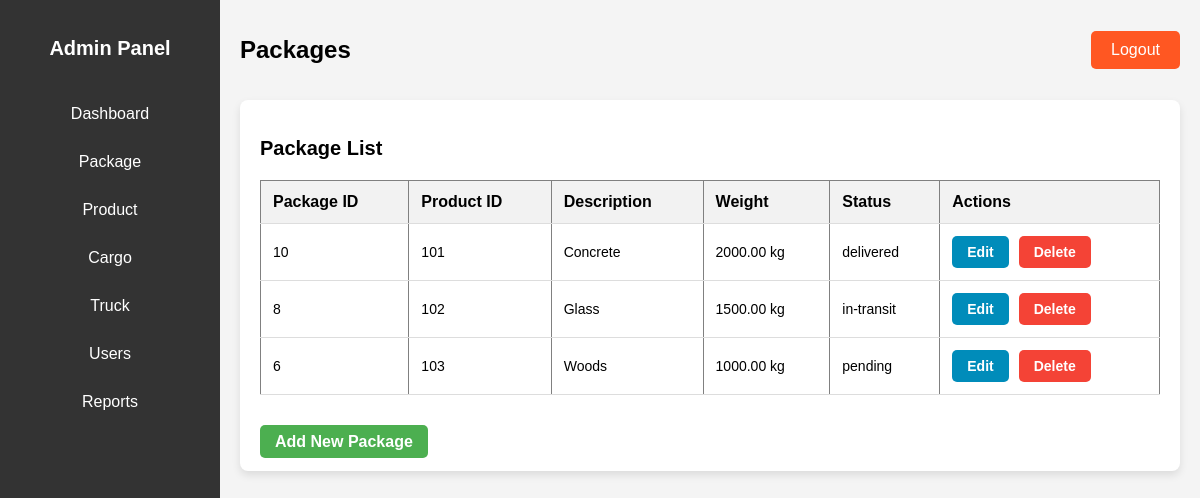
/package.php, run on the app's committed database.
### tables this page shows
CREATE TABLE `packages` (
  `package_id` int(11) NOT NULL,
  `customer_id` int(11) NOT NULL,
  `product_id` int(11) NOT NULL,
  `weight` decimal(10,2) NOT NULL,
  `status` enum('pending','in-transit','delivered') DEFAULT 'pending',
  `description` varchar(255) NOT NULL
);

### package.php (the view, shortened to what this page needs)
<?php
include 'config.php';
$sql = "SELECT * FROM packages";
$result = mysqli_query($conn, $sql);
?>
<!DOCTYPE html>
<html lang="en">
<head>
</head>
<body>
    <div class="dashboard-container">
        <div class="sidebar">
            <h2>Admin Panel</h2>
            <ul class="sidebar-links">
                <li><a href="admin_dashboard.php">Dashboard</a></li>
                <li><a href="package.php">Package</a></li>
                <li><a href="product.php">Product</a></li>
                <li><a href="cargo.php">Cargo</a></li>
                <li><a href="truck.php">Truck</a></li>
                <li><a href="users.php">Users</a></li>
                <li><a href="reports.php">Reports</a></li>
            </ul>
        </div>
        <div class="main-content">
            <header>
                <h1>Packages</h1>
                <a href="index.php" class="logout-btn">Logout</a>
            </header>
            <div class="dashboard-main-container">
                <h2>Package List</h2>
                <div class="table-container">
                    <table border="1">
                        <tr>
                            <th>Package ID</th>
                            <th>Product ID</th>
                            <th>Description</th>
                            <th>Weight</th>
                            <th>Status</th>
                            <th>Actions</th>
                        </tr>
                        <?php while ($row = mysqli_fetch_assoc($result)): ?>
                            <tr>
                                <td><?php echo $row['package_id']; ?></td>
                                <td><?php echo $row['product_id']; ?></td>
                                <td><?php echo $row['description']; ?></td>
                                <td><?php echo $row['weight']; ?> kg</td>
                                <td><?php echo $row['status']; ?></td>
                                <td>
                                    <div class="action-buttons">
                                        <a href="edit_package.php?id=<?php echo $row['package_id']; ?>" class="btn edit-btn">Edit</a>
                                        <a href="delete_package.php?id=<?php echo $row['package_id']; ?>" class="btn delete-btn">Delete</a>
                                    </div>
                                </td>
                            </tr>
                        <?php endwhile; ?>
                    </table>
                </div>
                <br>
                <a href="add_package.php" class="btn add-package-btn">Add New Package</a>
            </div>
        </div>
    </div>
</body>
</html>

### package.php (style rules this page uses)
body { font-family: 'Arial', sans-serif; background-color: #f4f4f4; margin: 0; padding: 0; }
.dashboard-container { display: flex; height: 100vh; }
.sidebar { width: 220px; background-color: #333; color: white; padding-top: 20px; }
.sidebar h2 { text-align: center; margin-bottom: 30px; }
.sidebar-links { list-style: none; padding: 0; margin: 0; }
.sidebar-links li { padding: 15px; text-align: center; }
.sidebar-links li a { color: white; text-decoration: none; display: block; font-size: 16px; }
.main-content { flex-grow: 1; padding: 20px; }
header { display: flex; justify-content: space-between; align-items: center; margin-bottom: 20px; }
header h1 { font-size: 24px; }
.logout-btn { padding: 10px 20px; background-color: #ff5722; color: white; text-decoration: none; border-radius: 5px; }
.dashboard-main-container { background-color: white; padding: 20px; border-radius: 8px; box-shadow: 0 4px 8px rgba(0, 0, 0, 0.1); }
h2 { font-size: 20px; margin-bottom: 20px; }
.table-container { overflow-x: auto; }
table { width: 100%; border-collapse: collapse; margin-bottom: 20px; }
th, td { padding: 12px; text-align: left; border-bottom: 1px solid #ddd; }
th { background-color: #f2f2f2; }
td { font-size: 14px; }
.action-buttons { display: flex; gap: 10px; }
.btn { padding: 8px 15px; border-radius: 5px; text-decoration: none; font-weight: bold; text-align: center; cursor: pointer; transition: background-color 0.3s; }
.add-package-btn { background-color: #4CAF50; color: white; }
.edit-btn { background-color: #008CBA; color: white; }
.delete-btn { background-color: #f44336; color: white; }

### data on the page
packages: package_id "10", product "101", description "Concrete", weight "2000.00", status "delivered"
packages: package_id "8", product "102", description "Glass", weight "1500.00", status "in-transit"
packages: package_id "6", product "103", description "Woods", weight "1000.00", status "pending"
